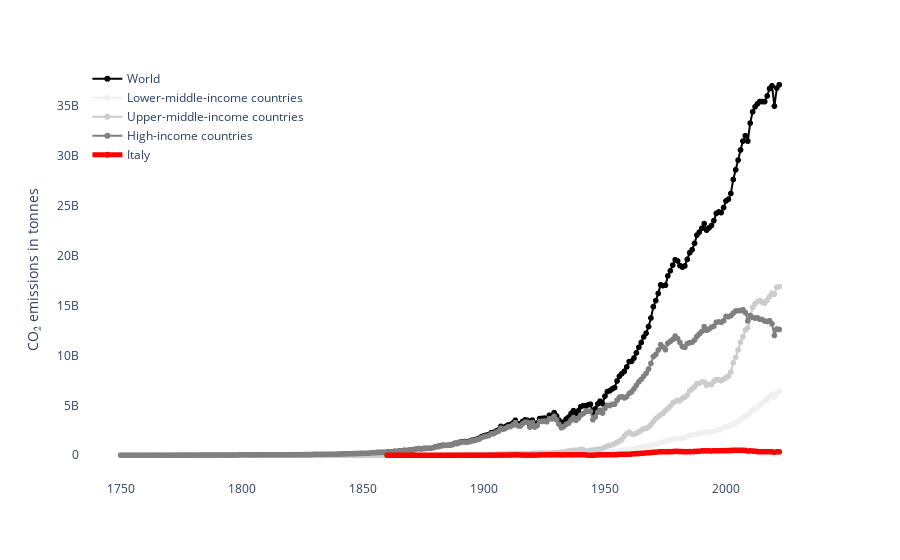

Write notebook code for a chart like this one.
### Code cell
selected_data = countries_df[countries_df['Entity']=='Italy']
# TEST code for barplot of choropleth map
df = pd.concat([world_df,low_df,middle_df,high_df,selected_data], axis = 0)
fig = px.line(df, x='Year', y='Annual CO₂ emissions', color='Entity', markers=True)
fig['data'][0]['line']['color']='rgb(0, 0, 0)'
fig['data'][1]['line']['color']='rgb(240,240,240)'
fig['data'][2]['line']['color']='rgb(204, 204,204)'
fig['data'][3]['line']['color']='rgb(128,128,128)'
fig['data'][4]['line']['color']='rgb(255,0,0)'
fig['data'][4]['line']['width']=5
fig.update_layout({'yaxis_title':"CO₂ emissions in tonnes",
'xaxis_title':" ",
'plot_bgcolor': 'rgba(0, 0, 0, 0)',
'paper_bgcolor': 'rgba(0, 0, 0, 0)',
})
fig.update_layout(legend=dict(
yanchor="top",
y=0.99,
xanchor="left",
x=0.01))
# fig.update_layout(yaxis_range=[0,500000000])
fig.update_layout(legend={"title":""})
# fig.update_layout(modebar_remove=['zoom', 'pan'])
plot_config = {'displayModeBar': True}
plot_overtime = fig.to_html(full_html=False,config=plot_config)

fig.show()

### Figure 1 — Plotly figure (JSON) as saved in the notebook; plotly's stock layout.template omitted (floating-point values rounded to 4 significant figures; data arrays with more than 128 entries replaced by an {"elided": "..."} marker saying what was removed)
{"data": [{"hovertemplate": "Entity=World<br>Year=%{x}<br>Annual CO₂ emissions=%{y}<extra></extra>", "legendgroup": "World", "line": {"color": "rgb(0, 0, 0)", "dash": "solid"}, "marker": {"symbol": "circle"}, "mode": "markers+lines", "name": "World", "showlegend": true, "type": "scattergl", "x": {"elided": "273 int values"}, "xaxis": "x", "y": {"elided": "273 int values"}, "yaxis": "y"}, {"hovertemplate": "Entity=Lower-middle-income countries<br>Year=%{x}<br>Annual CO₂ emissions=%{y}<extra></extra>", "legendgroup": "Lower-middle-income countries", "line": {"color": "rgb(240,240,240)", "dash": "solid"}, "marker": {"symbol": "circle"}, "mode": "markers+lines", "name": "Lower-middle-income countries", "showlegend": true, "type": "scattergl", "x": {"elided": "273 int values"}, "xaxis": "x", "y": {"elided": "273 int values"}, "yaxis": "y"}, {"hovertemplate": "Entity=Upper-middle-income countries<br>Year=%{x}<br>Annual CO₂ emissions=%{y}<extra></extra>", "legendgroup": "Upper-middle-income countries", "line": {"color": "rgb(204, 204,204)", "dash": "solid"}, "marker": {"symbol": "circle"}, "mode": "markers+lines", "name": "Upper-middle-income countries", "showlegend": true, "type": "scattergl", "x": {"elided": "273 int values"}, "xaxis": "x", "y": {"elided": "273 int values"}, "yaxis": "y"}, {"hovertemplate": "Entity=High-income countries<br>Year=%{x}<br>Annual CO₂ emissions=%{y}<extra></extra>", "legendgroup": "High-income countries", "line": {"color": "rgb(128,128,128)", "dash": "solid"}, "marker": {"symbol": "circle"}, "mode": "markers+lines", "name": "High-income countries", "showlegend": true, "type": "scattergl", "x": {"elided": "273 int values"}, "xaxis": "x", "y": {"elided": "273 int values"}, "yaxis": "y"}, {"hovertemplate": "Entity=Italy<br>Year=%{x}<br>Annual CO₂ emissions=%{y}<extra></extra>", "legendgroup": "Italy", "line": {"color": "rgb(255,0,0)", "dash": "solid", "width": 5}, "marker": {"symbol": "circle"}, "mode": "markers+lines", "name": "Italy", "showlegend": true, "type": "scattergl", "x": {"elided": "163 int values"}, "xaxis": "x", "y": {"elided": "163 float values"}, "yaxis": "y"}], "layout": {"legend": {"title": {"text": ""}, "tracegroupgap": 0, "x": 0.01, "xanchor": "left", "y": 0.99, "yanchor": "top"}, "margin": {"t": 60}, "paper_bgcolor": "rgba(0, 0, 0, 0)", "plot_bgcolor": "rgba(0, 0, 0, 0)", "xaxis": {"anchor": "y", "domain": [0, 1], "title": {"text": " "}}, "yaxis": {"anchor": "x", "domain": [0, 1], "title": {"text": "CO₂ emissions in tonnes"}}}}
